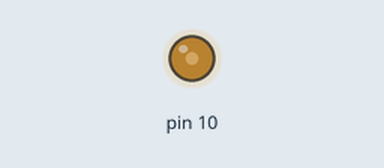
Bench run of a sketch on a simulated Arduino Uno, built with avr-gcc and run on an emulated ATmega328P. Parts: output pins drawn as LEDs (lit = HIGH).

Above: at 0.05 s.
At 0.75 s:
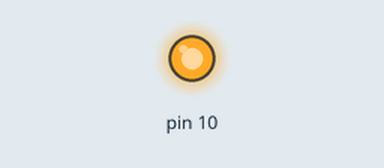
At 1.5 s:
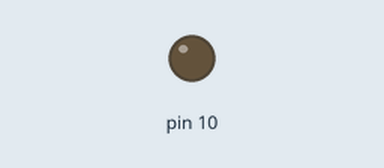
Timing chart, 0 to 3.5 s (numbered marks = the images above):
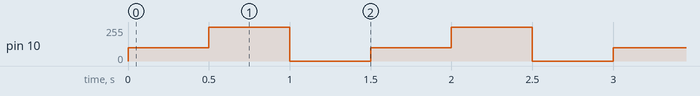

The sketch:

sketch_dec14d.ino
```cpp
void setup() {
  pinMode(10, OUTPUT);

}

void loop() {

 analogWrite(10,100);
 delay(500);
 analogWrite(10,255);
 delay(500);
 analogWrite(10,0);
 delay(500);


}
```

Measured:
- by itself, pin 10: repeats every 1.5 s: 255/255 0.50 s, 0/255 0.50 s, 100/255 0.50 s
